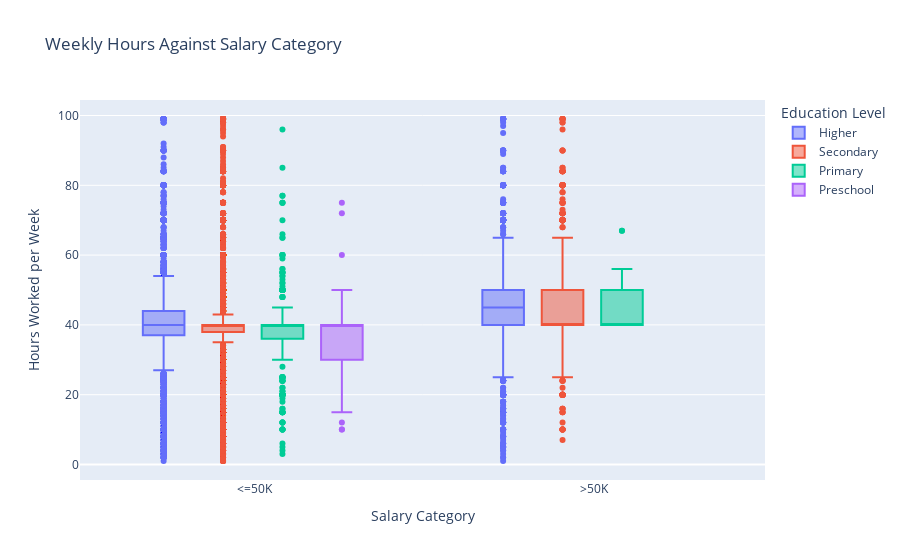

The notebook cell saved with this chart:
### Code cell
# boxplot of weekly hours worked against salary category
fig = px.box(adult_df, x="salary", y="hours-per-week", color="education_category", 
             labels={
                     "education_category": "Education Level",
                     "salary": "Salary Category",
                     "hours-per-week": "Hours Worked per Week"
                 },
             title="Weekly Hours Against Salary Category")
fig.show()

### Figure 1 — Plotly figure (JSON) as saved in the notebook; plotly's stock layout.template omitted (floating-point values rounded to 4 significant figures; data arrays with more than 128 entries replaced by an {"elided": "..."} marker saying what was removed)
{"data": [{"alignmentgroup": "True", "hovertemplate": "Education Level=Higher<br>Salary Category=%{x}<br>Hours Worked per Week=%{y}<extra></extra>", "legendgroup": "Higher", "marker": {"color": "#636efa"}, "name": "Higher", "notched": false, "offsetgroup": "Higher", "orientation": "v", "showlegend": true, "type": "box", "x": {"elided": "16581 str values"}, "x0": " ", "xaxis": "x", "y": {"elided": "16581 int values"}, "y0": " ", "yaxis": "y"}, {"alignmentgroup": "True", "hovertemplate": "Education Level=Secondary<br>Salary Category=%{x}<br>Hours Worked per Week=%{y}<extra></extra>", "legendgroup": "Secondary", "marker": {"color": "#EF553B"}, "name": "Secondary", "notched": false, "offsetgroup": "Secondary", "orientation": "v", "showlegend": true, "type": "box", "x": {"elided": "13097 str values"}, "x0": " ", "xaxis": "x", "y": {"elided": "13097 int values"}, "y0": " ", "yaxis": "y"}, {"alignmentgroup": "True", "hovertemplate": "Education Level=Primary<br>Salary Category=%{x}<br>Hours Worked per Week=%{y}<extra></extra>", "legendgroup": "Primary", "marker": {"color": "#00cc96"}, "name": "Primary", "notched": false, "offsetgroup": "Primary", "orientation": "v", "showlegend": true, "type": "box", "x": {"elided": "439 str values"}, "x0": " ", "xaxis": "x", "y": {"elided": "439 int values"}, "y0": " ", "yaxis": "y"}, {"alignmentgroup": "True", "hovertemplate": "Education Level=Preschool<br>Salary Category=%{x}<br>Hours Worked per Week=%{y}<extra></extra>", "legendgroup": "Preschool", "marker": {"color": "#ab63fa"}, "name": "Preschool", "notched": false, "offsetgroup": "Preschool", "orientation": "v", "showlegend": true, "type": "box", "x": [" <=50K", " <=50K", " <=50K", " <=50K", " <=50K", " <=50K", " <=50K", " <=50K", " <=50K", " <=50K", " <=50K", " <=50K", " <=50K", " <=50K", " <=50K", " <=50K", " <=50K", " <=50K", " <=50K", " <=50K", " <=50K", " <=50K", " <=50K", " <=50K", " <=50K", " <=50K", " <=50K", " <=50K", " <=50K", " <=50K", " <=50K", " <=50K", " <=50K", " <=50K", " <=50K", " <=50K", " <=50K", " <=50K", " <=50K", " <=50K", " <=50K", " <=50K", " <=50K", " <=50K", " <=50K"], "x0": " ", "xaxis": "x", "y": [35, 40, 10, 35, 40, 40, 24, 60, 40, 40, 50, 32, 40, 40, 40, 10, 50, 48, 40, 36, 30, 40, 30, 30, 12, 40, 35, 40, 40, 40, 40, 15, 40, 25, 36, 40, 40, 40, 25, 40, 24, 40, 20, 75, 72], "y0": " ", "yaxis": "y"}], "layout": {"boxmode": "group", "legend": {"title": {"text": "Education Level"}, "tracegroupgap": 0}, "title": {"text": "Weekly Hours Against Salary Category"}, "xaxis": {"anchor": "y", "domain": [0, 1], "title": {"text": "Salary Category"}}, "yaxis": {"anchor": "x", "domain": [0, 1], "title": {"text": "Hours Worked per Week"}}}}
